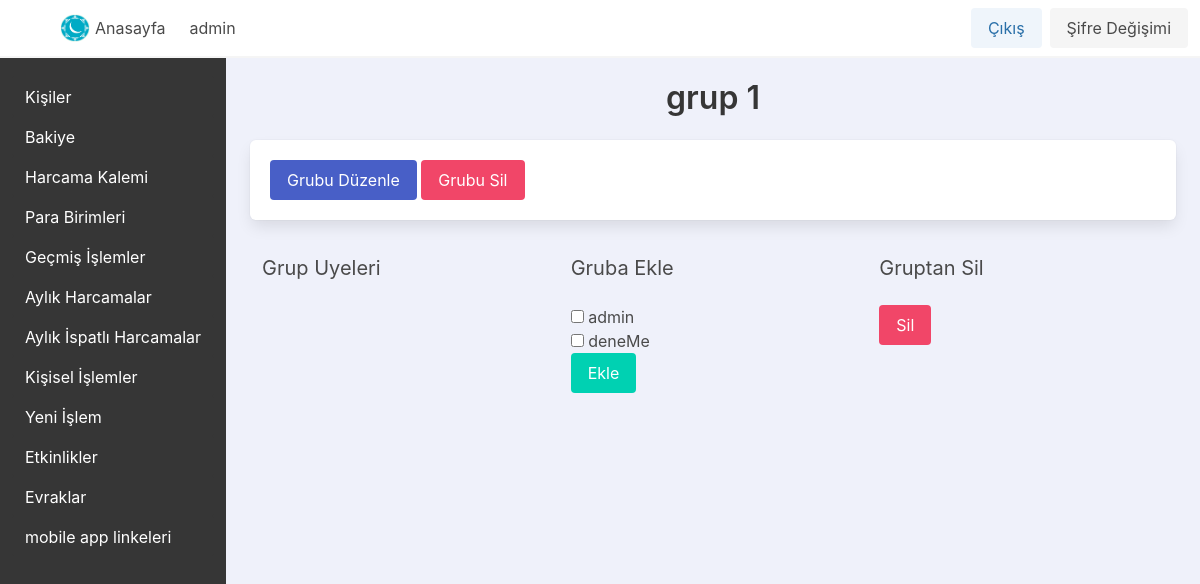
The app's page /groupdetail/1/ (signed in), older data.
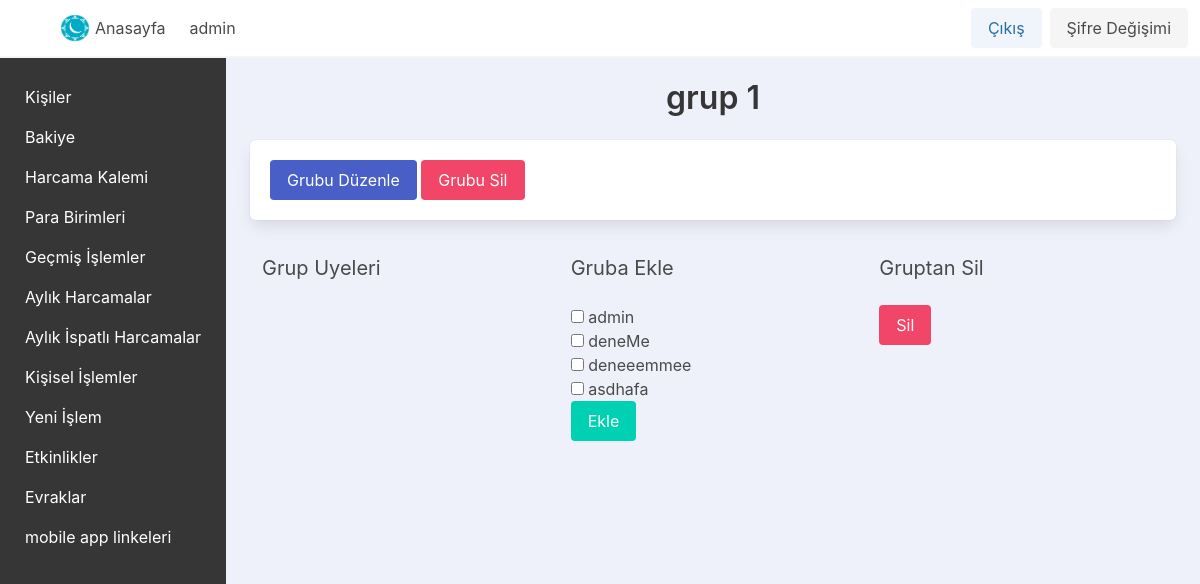
The same page, newer data.
### app_base/models.py (models this page shows, shortened)
class BaseModelSoftDelete(models.Model):
    is_active = models.BooleanField(_("active"), default=True)
    class Meta:
        abstract = True

class MuUser(AbstractUser, BaseModelSoftDelete):
    username_validator = UnicodeUsernameValidator()
    username = models.CharField(_("Kullanıcı Adı"), max_length=150, unique=True, help_text=_("Max 150 karakter olabilir. Harfler, sayilar ve sadece @/./+/-/_ olabilir"), validators=[username_validator], error_messages={"unique": _("Bu isimde bir kullanici zaten var")})
    password = models.CharField(_("password"), max_length=128, null=False)
    first_name = models.CharField(_("İsim"), max_length=150, blank=True)  # AD-SOYAD ORTAK
    email = models.EmailField(_("email address"), blank=True)
    is_staff = models.BooleanField(_("Yönetici Durumu"), default=False, help_text=_("Kullanıcının bu yönetici paneline giriş yapabilmesini belirler."))
    is_active = models.BooleanField(_("active"), default=True, help_text=_("Designates whether this user should be treated as active. " "Unselect this instead of deleting accounts."))
    objects = ActiveObjectsManager()
    date_joined = models.DateTimeField(_("date joined"), default=timezone.now)
    currency = models.ForeignKey(Currency, on_delete=models.PROTECT, null=True, blank=True)
    gruplar = models.ManyToManyField(MuGroup, blank=True)

class MuGroup(Group):
    creation_date = models.DateTimeField(auto_now_add=True)
    is_active = models.BooleanField(_("active"), default=True)
    class Meta:
        verbose_name = _("MuGroup")
        verbose_name_plural = _("MuGroups")

### app_base/views/groups_view.py (the view)
# urls.py: path("groupdetail/<int:group_id>/", views.groupdetail_view, name="groupdetail_view_name"),
@login_required
def groupdetail_view(request, group_id):
    group = get_object_or_404(MuGroup, pk=group_id)
    all_users = MuUser.objects.all()
    if request.method == "POST" and "add_users" in request.POST:
        selected_users_ids = request.POST.getlist("add_user")
        group.user_set.add(*selected_users_ids)
    if request.method == "POST" and "remove_users" in request.POST:
        selected_users_ids = request.POST.getlist("remove_user")
        group.user_set.remove(*selected_users_ids)
    context = {
        "group": group,
        "all_users": all_users,
    }
    return render(request, "app_base/groups/groupdetail.html", context)

### app_base/models.py (called while the page is built)
    def get_queryset(self):
        return super().get_queryset().filter(is_active=True)

### app_base/templates/app_base/groups/groupdetail.html (shortened to what this page needs)
{% extends "base.html" %}
{% block content %}
    <div class="column m-auto">
        <div class="block">
            <h1 class="title has-text-centered">{{ group.name }}</h1>
            <div class="box">
                <a href="{% url 'groupupdate_view_name' group.id %}" class="button is-link">Grubu Düzenle</a>
                <a href="{% url 'groupdelete_view_name' group.id %}" class="button is-danger">Grubu Sil</a>
            </div>
        </div>
        <div class="columns m-auto">
            <div class="column">
                <h2 class="subtitle">Grup Uyeleri</h2>
            </div>
            <div class="column">
                <h2 class="subtitle">Gruba Ekle</h2>
                <form method="post">
                    <ul>
                        {% for user in all_users %}
                            <li>
                                <label class="checkbox">
                                    <input type="checkbox" name="add_user" value="{{ user.id }}" {% if user in group.user_set.all %}checked{% endif %}>
                                    {{ user.username }}
                                </label>
                            </li>
                        {% endfor %}
                    </ul>
                    <button type="submit" name="add_users" class="button is-primary">Ekle</button>
                </form>
            </div>
            <div class="column">
                <h2 class="subtitle">Gruptan Sil</h2>
                <form method="post">
                    <button type="submit" name="remove_users" class="button is-danger">Sil</button>
                </form>
            </div>
        </div>
    </div>
{% endblock content %}

### templates/navbar.html (shortened to what this page needs)
{% load static %}
<nav class="navbar has-background-white has-shadow" x-data="{ open: false }">
    <div class="navbar-brand">
        <a class="navbar-item" x-on:click="muside = !muside">
            <span class="iconify icon is-medium" data-icon="tabler:layout-sidebar-left-expand-filled"></span>
        </a>
    </div>
    <div id="navbarmenu_id" class="navbar-menu" x-bind:class="{ 'is-active': open }">
        <div class="navbar-start">
            <a class="navbar-item is-info is-light" href="{% url "home_view_name" %}">
                <img src="{% static 'Images/hayvakfi.png' %}" alt="hayvakfi" width="30" height="30" class="image " style="margin-right: 5px;">
            Anasayfa</a>
            {% if user.is_authenticated %}
                <span class="navbar-item">{{ user.username }}</span>
            {% endif %}
        </div>
        <div class="navbar-end">
            <div class="navbar-item">
                <div class="buttons">
                    {% if user.is_authenticated %}
                        <a class="button is-info is-light" href="{% url 'logout_view_name' %}">Çıkış</a>
                        <a class="button is-light" href="{% url 'passwordchange_view_name' %}">Şifre Değişimi</a>
                    {% else %}
                        <a class="button is-info is-light" href="{% url 'login_view_name' %}">Giriş</a>
                    {% endif %}
                </div>
            </div>
        </div>
    </div>
</nav>

Row changes from the older to the newer data that the page shows:
added MuUser: username "deneeemmee"
added MuUser: username "asdhafa"
